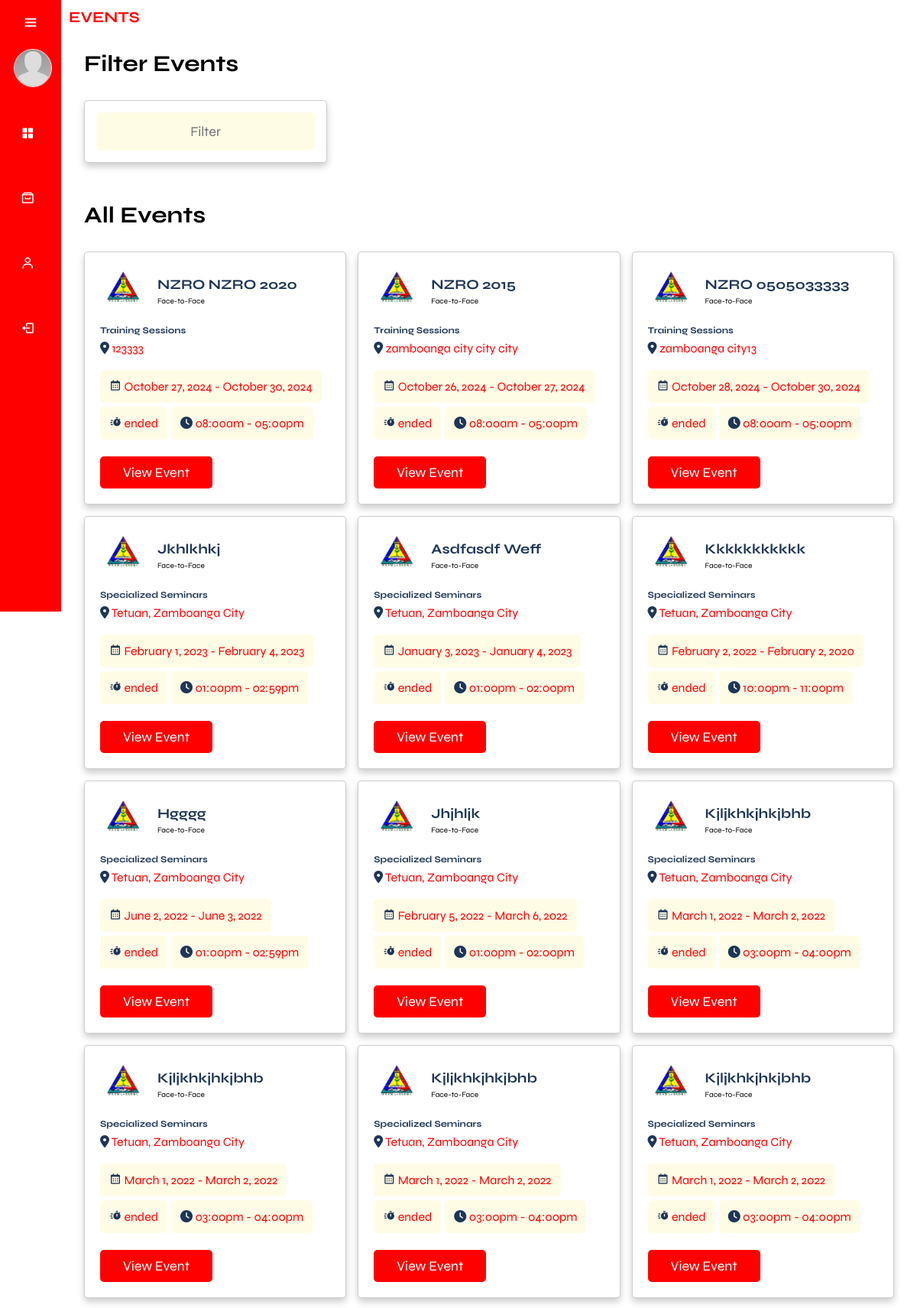
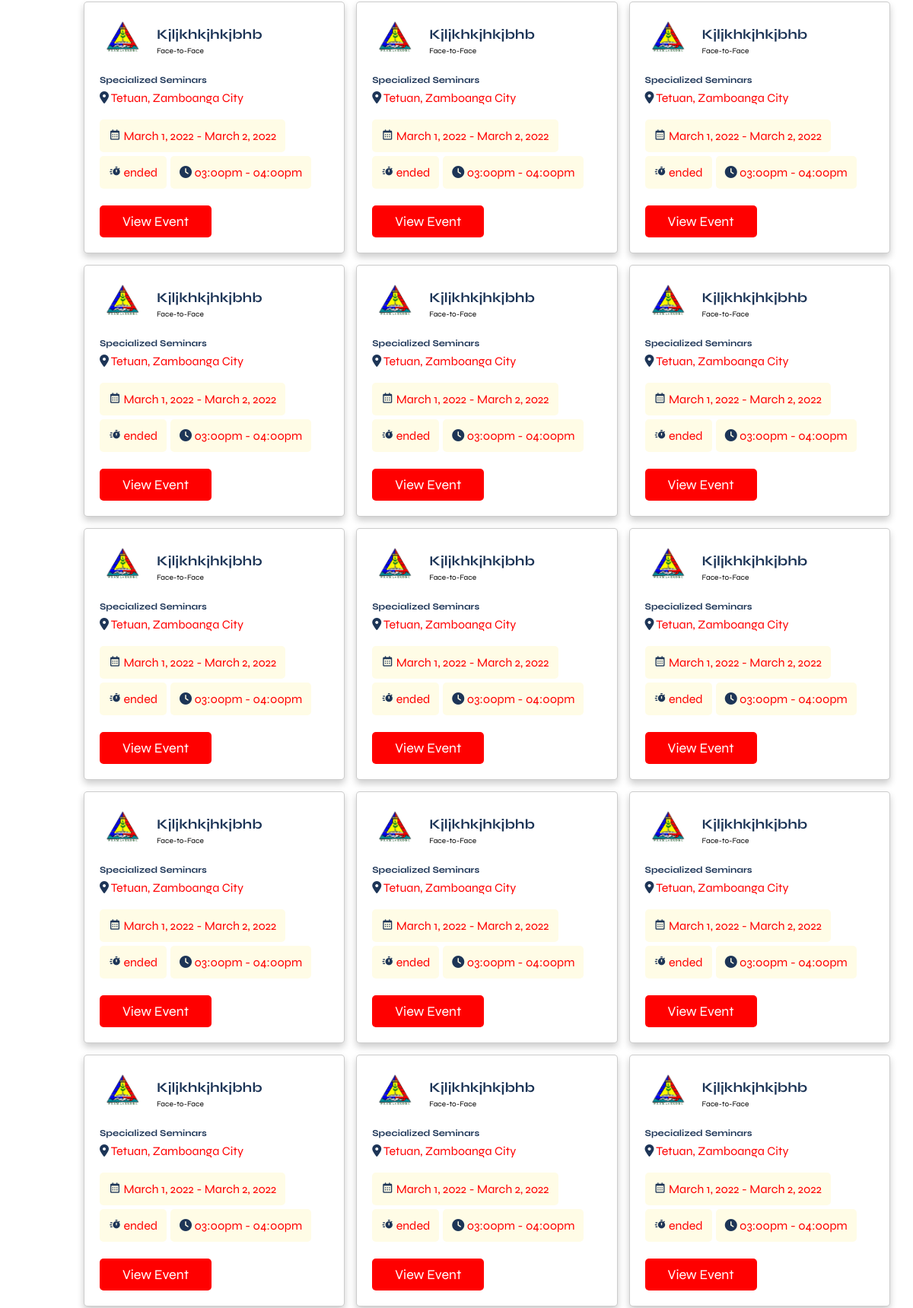
The app's page /admin/historyy.php (upper part) with its own data (2 pictures, top to bottom).
### tables this page shows
CREATE TABLE `events` (
  `event_id` int(11) NOT NULL,
  `event_title` varchar(255) NOT NULL,
  `event_description` text DEFAULT NULL,
  `event_type` varchar(50) NOT NULL,
  `event_mode` varchar(50) NOT NULL,
  `event_photo_path` varchar(255) DEFAULT NULL,
  `location` varchar(255) NOT NULL,
  `date_start` date NOT NULL,
  `date_end` date NOT NULL,
  `time_start` time NOT NULL,
  `time_end` time NOT NULL,
  `date_created` timestamp NOT NULL DEFAULT current_timestamp(),
  `event_link` text DEFAULT NULL,
  `cancelReason` text NOT NULL,
  `event_cancel` varchar(255) NOT NULL,
  `participant_limit` int(11) NOT NULL
);

### function/F.getEventHistory.php (the view, shortened to what this page needs)
<?php
    require_once('../db.connection/connection.php');
    $sql = "SELECT * FROM Events WHERE NOW() > CONCAT(date_end, ' ', time_end) ORDER BY date_created DESC";
    $result = mysqli_query($conn, $sql);
    while ($row = mysqli_fetch_assoc($result)) {
        $eventTitle = $row['event_title'];
        $eventLocation = $row['location'];
        $eventDateStart = date('F j, Y', strtotime($row['date_start']));
        $eventDateEnd = date('F j, Y', strtotime($row['date_end']));
        $eventTimeStart = date('h:ia', strtotime($row['time_start']));
        $eventTimeEnd = date('h:ia', strtotime($row['time_end']));
        $eventMode = $row['event_mode'];
        $eventType = $row['event_type'];
        $eventTimeZone = new DateTimeZone('Asia/Manila');
        $currentDateTime = new DateTime('now', $eventTimeZone);
        $eventStartDateTime = new DateTime($row['date_start'] . ' ' . $row['time_start'], $eventTimeZone);
        $eventEndDateTime = new DateTime($row['date_end'] . ' ' . $row['time_end'], $eventTimeZone);
        $eventStatus = '';
        if ($currentDateTime > $eventEndDateTime) {
            $eventStatus = 'ended';
        }
        if ($eventStatus === 'ended') {
?>
            <div class="box" data-start-date="<?php echo $eventStartDateTime->format('Y-m-d H:i:s'); ?>" data-end-date="<?php echo $eventEndDateTime->format('Y-m-d H:i:s'); ?>">
                <div class="company">
                    <img src="img/wesmaarrdec-removebg-preview.png" alt="">
                    <div>
                        <h3><?php echo $eventTitle; ?></h3>
                        <span><?php echo $eventMode; ?></span>
                    </div>
                </div>
                <h3 class="event-title"><?php echo $eventType; ?></h3>
                <p class="location"><i class="fas fa-map-marker-alt"></i> <span><?php echo $eventLocation; ?></span></p>
                <div class="tags">
                    <p><i class='bx bx-calendar' ></i> <span><?php echo "$eventDateStart - $eventDateEnd"; ?></span></p>
                    <p><i class='bx bxs-timer'></i> <span><?php echo $eventStatus; ?></span></p>
                    <p><i class="fas fa-clock"></i> <span><?php echo "$eventTimeStart - $eventTimeEnd"; ?></span></p>
                </div>
                <div class="flex-btn">
                    <a href="view_eventHistory.php?event_id=<?php echo $row['event_id']; ?>" class="btn">view event</a>
                </div>
            </div>
<?php
        }
    }
?>

### admin/css/main.css (style rules this page uses)
* { font-family: "Syne", sans-serif; margin: 0; padding: 0; box-sizing: border-box; text-decoration: none; outline: none; border: none; }
:root { --header-height: 3.5rem; --first-color: red; --first-color-alt: #1d3557; --first-color-light: hsl(var(--hue), 40%, 80%); --title-color: hsl(var(--hue), 24%, 16%); --text-color: black; --text-color-light: hsl(var(--hue), 8%, 60%); --white-color: hsl(0, 0%, 100%); --body-color: white; --container-color: #f1faee; --box-shadow: 0 .5rem 1rem rgba(0, 0, 0, .2); --light-bg: #FFFCE6; --border: .1rem solid rgba(0,0,0,.2); --body-font: "Syne", sans-serif; --biggest-font-size: 2rem; --h1-font-size: 1.5rem; --h2-font-size: 1.25rem; --h3-font-size: 1rem; --normal-font-size: .938rem; --small-font-size: .813rem; --smaller-font-size: .75rem; --font-regular: 400; --font-medium: 500; --font-semi-bold: 600; --z-tooltip: 10; --z-fixed: 100; --z-modal: 1000; }
html { font-size: 62.5%; overflow-x: hidden; scroll-padding-top: 7rem; scroll-behavior: smooth; }
body { background-color: var(--body-color); }
.btn { display: inline-block; margin-top: 1rem; padding: 1rem 3rem; cursor: pointer; font-size: 1.8rem; color: var(--body-color); background-color: var(--first-color); border-radius: .5rem; text-transform: capitalize; text-align: center; margin-right: 4rem; }
.flex-btn { display: flex; align-items: center; justify-content: space-between; column-gap: 1rem; flex-wrap: wrap; }
.event-container .box-container .box { background-color: var(--body-color); border-radius: .5rem; border: var(--border); padding: 2rem; box-shadow: var(--box-shadow); overflow-x: hidden; display: block; }
.event-container .box-container .box .company { display: flex; align-items: center; gap: 1.5rem; margin-bottom: 1.5rem; }
.event-container .box-container .box .company img { height: 6rem; width: 6rem; object-fit: contain; }
.event-container .box-container .box .company h3 { font-size: 1.8rem; color: var(--first-color-alt); text-overflow: ellipsis; overflow-x: hidden; text-transform: capitalize; padding-bottom: .5rem; }
.event-container .box-container .box .event-title { font-size: 1.2rem; color: var(--first-color-alt); text-transform: capitalize; overflow-x: hidden; text-overflow: ellipsis; }
.event-container .box-container .box .location { padding: .7rem 0; font-size: 1.6rem; color: var(--first-color); }
.event-container .box-container .box .location i { color: var(--first-color-alt); }
.event-container .box-container .box .tags { display: flex; flex-wrap: wrap; gap: .5rem; margin: 1.2rem 0; }
.event-container .box-container .box .tags p { padding: 1.2rem; border-radius: .5rem; color: var(--first-color); font-size: 1.6rem; background-color: var(--light-bg); }
.event-container .box-container .box .tags p i { color: var(--first-color-alt); }
.box-container > div { width: calc(33.33% - 10px); box-sizing: border-box; }

### records on screen
events: event_title "NZRO NZRO 2020", event_mode "Face-to-Face", event_type "Training Sessions", location "123333", date_start "October 27, 2024", date_end "October 30, 2024", time_start "08:00am", time_end "05:00pm"
events: event_title "NZRO 2015", event_mode "Face-to-Face", event_type "Training Sessions", location "zamboanga city city city", date_start "October 26, 2024", date_end "October 27, 2024", time_start "08:00am", time_end "05:00pm"
events: event_title "NZRO 0505033333", event_mode "Face-to-Face", event_type "Training Sessions", location "zamboanga city13", date_start "October 28, 2024", date_end "October 30, 2024", time_start "08:00am", time_end "05:00pm"
events: event_title "Jkhlkhkj", event_mode "Face-to-Face", event_type "Specialized Seminars", location "Tetuan, Zamboanga City", date_start "February 1, 2023", date_end "February 4, 2023", time_start "01:00pm", time_end "02:59pm"
events: event_title "Asdfasdf Weff", event_mode "Face-to-Face", event_type "Specialized Seminars", location "Tetuan, Zamboanga City", date_start "January 3, 2023", date_end "January 4, 2023", time_start "01:00pm", time_end "02:00pm"
events: event_title "Kkkkkkkkkkk", event_mode "Face-to-Face", event_type "Specialized Seminars", location "Tetuan, Zamboanga City", date_start "February 2, 2022", date_end "February 2, 2020", time_start "10:00pm", time_end "11:00pm"
events: event_title "Hgggg", event_mode "Face-to-Face", event_type "Specialized Seminars", location "Tetuan, Zamboanga City", date_start "June 2, 2022", date_end "June 3, 2022", time_start "01:00pm", time_end "02:59pm"
events: event_title "Jhjhljk", event_mode "Face-to-Face", event_type "Specialized Seminars", location "Tetuan, Zamboanga City", date_start "February 5, 2022", date_end "March 6, 2022", time_start "01:00pm", time_end "02:00pm"
events: event_title "Kjljkhkjhkjbhb", event_mode "Face-to-Face", event_type "Specialized Seminars", location "Tetuan, Zamboanga City", date_start "March 1, 2022", date_end "March 2, 2022", time_start "03:00pm", time_end "04:00pm"
events: event_title "Kjljkhkjhkjbhb", event_mode "Face-to-Face", event_type "Specialized Seminars", location "Tetuan, Zamboanga City", date_start "March 1, 2022", date_end "March 2, 2022", time_start "03:00pm", time_end "04:00pm"
events: event_title "Kjljkhkjhkjbhb", event_mode "Face-to-Face", event_type "Specialized Seminars", location "Tetuan, Zamboanga City", date_start "March 1, 2022", date_end "March 2, 2022", time_start "03:00pm", time_end "04:00pm"
events: event_title "Kjljkhkjhkjbhb", event_mode "Face-to-Face", event_type "Specialized Seminars", location "Tetuan, Zamboanga City", date_start "March 1, 2022", date_end "March 2, 2022", time_start "03:00pm", time_end "04:00pm"
events: event_title "Kjljkhkjhkjbhb", event_mode "Face-to-Face", event_type "Specialized Seminars", location "Tetuan, Zamboanga City", date_start "March 1, 2022", date_end "March 2, 2022", time_start "03:00pm", time_end "04:00pm"
events: event_title "Kjljkhkjhkjbhb", event_mode "Face-to-Face", event_type "Specialized Seminars", location "Tetuan, Zamboanga City", date_start "March 1, 2022", date_end "March 2, 2022", time_start "03:00pm", time_end "04:00pm"
events: event_title "Kjljkhkjhkjbhb", event_mode "Face-to-Face", event_type "Specialized Seminars", location "Tetuan, Zamboanga City", date_start "March 1, 2022", date_end "March 2, 2022", time_start "03:00pm", time_end "04:00pm"
events: event_title "Kjljkhkjhkjbhb", event_mode "Face-to-Face", event_type "Specialized Seminars", location "Tetuan, Zamboanga City", date_start "March 1, 2022", date_end "March 2, 2022", time_start "03:00pm", time_end "04:00pm"
events: event_title "Kjljkhkjhkjbhb", event_mode "Face-to-Face", event_type "Specialized Seminars", location "Tetuan, Zamboanga City", date_start "March 1, 2022", date_end "March 2, 2022", time_start "03:00pm", time_end "04:00pm"
events: event_title "Kjljkhkjhkjbhb", event_mode "Face-to-Face", event_type "Specialized Seminars", location "Tetuan, Zamboanga City", date_start "March 1, 2022", date_end "March 2, 2022", time_start "03:00pm", time_end "04:00pm"
events: event_title "Kjljkhkjhkjbhb", event_mode "Face-to-Face", event_type "Specialized Seminars", location "Tetuan, Zamboanga City", date_start "March 1, 2022", date_end "March 2, 2022", time_start "03:00pm", time_end "04:00pm"
events: event_title "Kjljkhkjhkjbhb", event_mode "Face-to-Face", event_type "Specialized Seminars", location "Tetuan, Zamboanga City", date_start "March 1, 2022", date_end "March 2, 2022", time_start "03:00pm", time_end "04:00pm"
events: event_title "Kjljkhkjhkjbhb", event_mode "Face-to-Face", event_type "Specialized Seminars", location "Tetuan, Zamboanga City", date_start "March 1, 2022", date_end "March 2, 2022", time_start "03:00pm", time_end "04:00pm"
events: event_title "Kjljkhkjhkjbhb", event_mode "Face-to-Face", event_type "Specialized Seminars", location "Tetuan, Zamboanga City", date_start "March 1, 2022", date_end "March 2, 2022", time_start "03:00pm", time_end "04:00pm"
events: event_title "Kjljkhkjhkjbhb", event_mode "Face-to-Face", event_type "Specialized Seminars", location "Tetuan, Zamboanga City", date_start "March 1, 2022", date_end "March 2, 2022", time_start "03:00pm", time_end "04:00pm"
events: event_title "Kjljkhkjhkjbhb", event_mode "Face-to-Face", event_type "Specialized Seminars", location "Tetuan, Zamboanga City", date_start "March 1, 2022", date_end "March 2, 2022", time_start "03:00pm", time_end "04:00pm"
events: event_title "Kjljkhkjhkjbhb", event_mode "Face-to-Face", event_type "Specialized Seminars", location "Tetuan, Zamboanga City", date_start "March 1, 2022", date_end "March 2, 2022", time_start "03:00pm", time_end "04:00pm"
events: event_title "Kjljkhkjhkjbhb", event_mode "Face-to-Face", event_type "Specialized Seminars", location "Tetuan, Zamboanga City", date_start "March 1, 2022", date_end "March 2, 2022", time_start "03:00pm", time_end "04:00pm"
events: event_title "Kjljkhkjhkjbhb", event_mode "Face-to-Face", event_type "Specialized Seminars", location "Tetuan, Zamboanga City", date_start "March 1, 2022", date_end "March 2, 2022", time_start "03:00pm", time_end "04:00pm"
